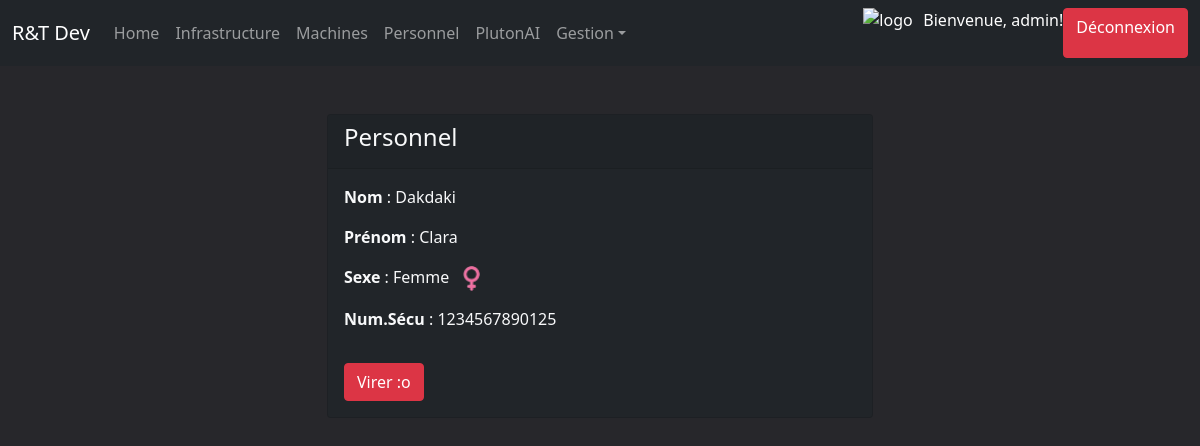
Screenshot of /personnel/1234567890125 (signed in) with the database file from the repository.
### computerApp/models.py (models this page shows, shortened)
class Personnel(models.Model):
    SEXES = (
        ('Homme', ('Homme - Employé')),
        ('Femme', ('Femme - Employée')),
        ('Inconnu', ('Inconnu - ?')),
    )
    num_secu = models.CharField(primary_key=True,default=0,max_length=13)
    nom = models.CharField(max_length=8)
    prenom = models.CharField(max_length=8)
    sexe = models.CharField(max_length=7, choices=SEXES, default='Inconnu')

### computerApp/views.py (the view)
# urls.py: path('personnel/<pk>', views.personnel_detail_view, name='personnel-detail'),
@login_required
def personnel_detail_view(request, pk):
	personnel = get_object_or_404(Personnel, num_secu=pk)
	context={'personnel': personnel}
	return render(request, 'computerApp/personnel_detail.html', context)

### computerApp/templates/computerApp/personnel_detail.html (shortened to what this page needs)
{% extends "index.html" %}
{% block content %}
{% load static %}
<div class="container my-5">
  <div class="row justify-content-center">
    <div class="col-md-6">
      <div class="card bg-dark text-light">
        <div class="card-header">
          <h4>Personnel</h4>
        </div>
        <div class="card-body">
          <p><strong>Nom</strong> : {{ personnel.nom }}</p>
          <p><strong>Prénom</strong> : {{ personnel.prenom }}</p>
          <p><strong>Sexe</strong> : {{ personnel.sexe }}
          {% if personnel.sexe == "Homme" %}
            <img class="img-fluid" src="{% static 'computerApp/images/masculin.png' %}">
          {% elif personnel.sexe == "Femme" %}
            <img class="img-fluid" src="{% static 'computerApp/images/feminin.png' %}">
          {% endif %}</p>
          <p><strong>Num.Sécu</strong> : {{ personnel.num_secu }}</p>
          <form action="{% url 'delete_personnel' personnel.num_secu %}" method="post">
            <button type="submit" class="btn btn-danger mt-3">Virer :o</button>
          </form>
        </div>
      </div>
    </div>
  </div>
</div>
{% endblock %}

### computerApp/templates/index.html (shortened to what this page needs)
<!DOCTYPE html>
<html lang="fr">
    <head>
        <link href=" https://cdn.jsdelivr.net/npm/bootstrap@5.1.3/dist/css/bootstrap.min.css"
        rel="stylesheet"
>
        {% load static %}
        <link rel="stylesheet" href="{% static 'css/styles.css' %}">
    </head>
    <body>
        <nav class="navbar navbar-expand-lg navbar-dark bg-dark">
            <div class="container-fluid">
                <a class="navbar-brand" href="#">R&T Dev</a>
                <div class="collapse navbar-collapse" id="navbarNavDropdown">
                    <ul class="navbar-nav">
                        <li class="nav-item active">
                            <a class="nav-link" href="{% url 'index' %}">Home</a>
                        </li>
                        {% if user.is_authenticated %}
                            <li class="nav-item">
                                <a class="nav-link" href="{% url 'infrastructures' %}">Infrastructure</a>
                            </li>
                            <li class="nav-item">
                                <a class="nav-link" href="{% url 'machines' %}">Machines</a>
                            </li>
                            <li class="nav-item">
                                <a class="nav-link" href="{% url 'personnels' %}">Personnel</a>
                            </li>
                            <li class="nav-item">
                                <a class="nav-link" href="{% url 'chatbot' %}">PlutonAI</a>
                            </li>
                            <li class="nav-item dropdown">
                                <a class="nav-link dropdown-toggle" href="#" role="button" data-bs-toggle="dropdown" aria-expanded="false">Gestion</a>
                            </li>
                        {% endif %}
                    </ul>
                </div>
                <div class="d-flex justify-content-end">
                    <img src="{% static 'computerApp/images/logo_200px.png' %}" alt="logo"
                    style="width:50px;height:50px;margin-right:10px;">
                    {% if user.is_authenticated %}
                    <p>Bienvenue, {{ user.username }}!</p>
                    <a type="button" class="btn btn-danger" role="button" href="{% url 'logout' %}">Déconnexion</a>
                    {% else %}
                    <a type="button" class="btn btn-success" role="button" href="{% url 'login' %}">Connexion</a>
                    {% endif %}
                </div>
            </div>
        </nav>
        {% block content %}{% endblock %}
    </body>
</html>

### computerApp/static/css/styles.css (style rules this page uses)
body { background-color: #27272b; color: #fff; }
a { color: #fff; }
.card { background-color: #212529; }
.card button { margin-top: 3%; }
.card-body img { width: 5%; margin-left: 1%; }

### rows the page displays
Personnel: nom "Dakdaki", prenom "Clara", sexe "Femme", num_secu "1234567890125"

### other values shown
{{ user.username }} "admin"
